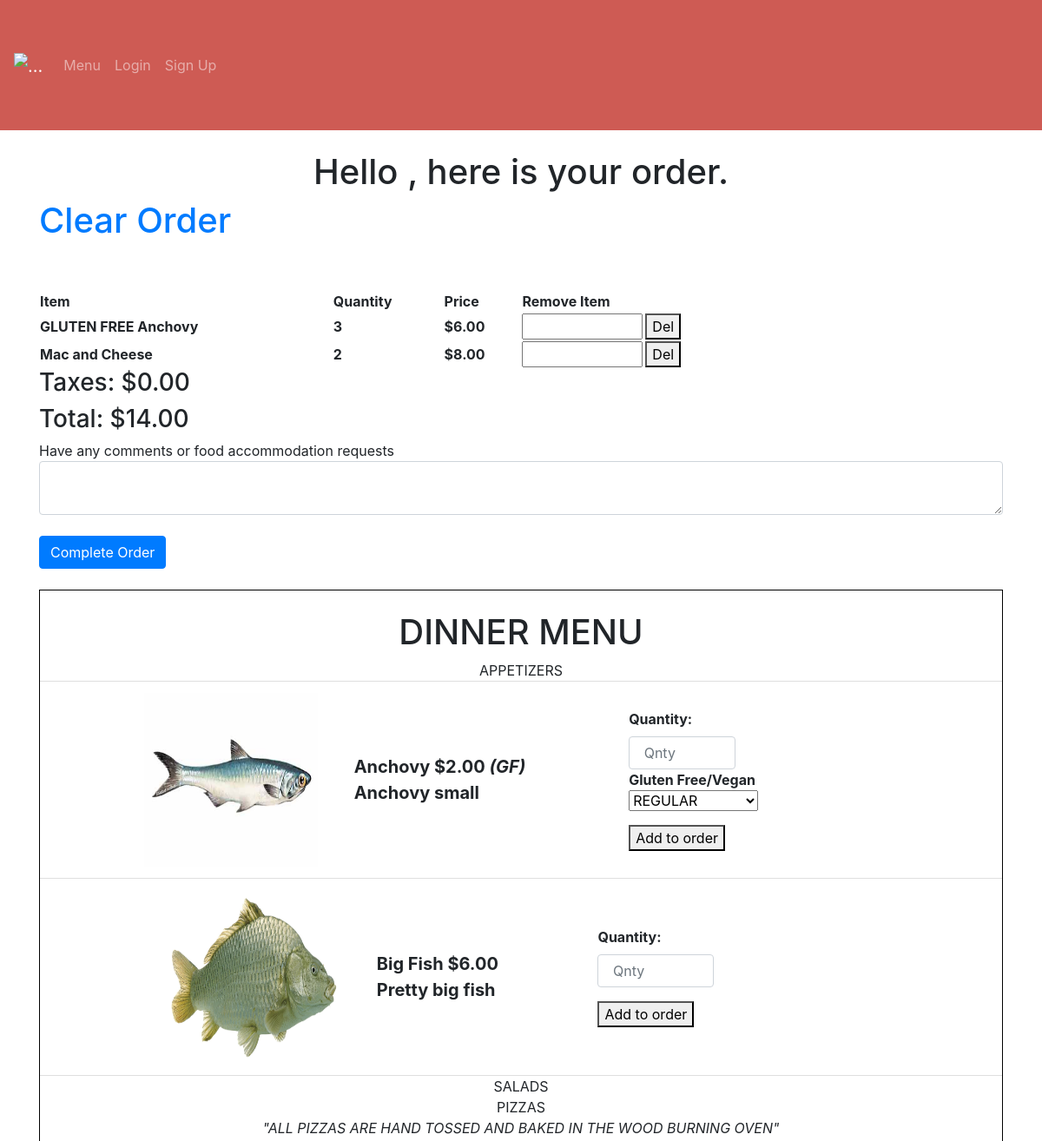
Before: /refresh-order (upper part) with the older database file.
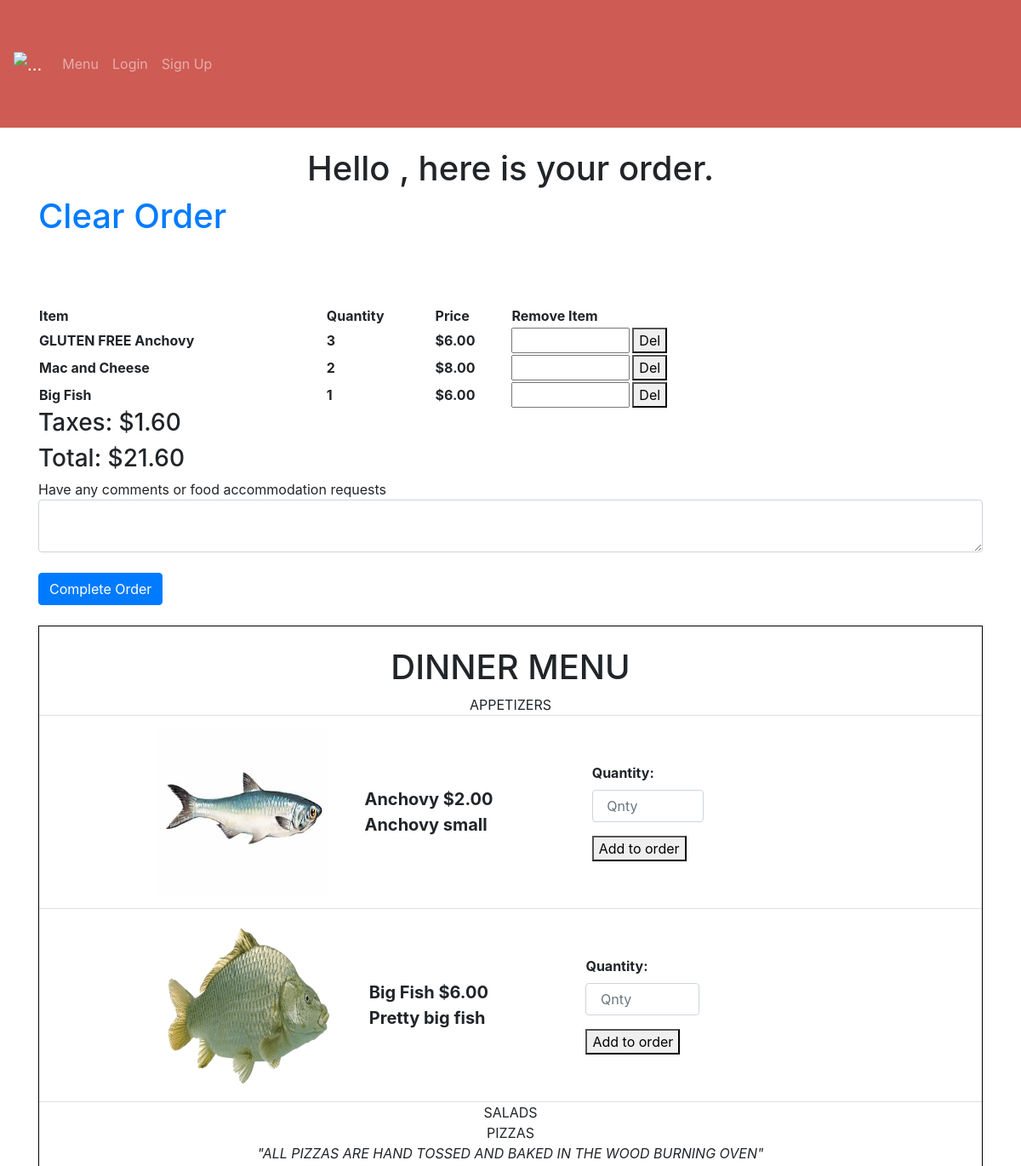
After: the same page with the newer database file.
### avanzareApp/models.py (models this page shows)
class Menu_order(db.Model):
    id = db.Column(db.Integer, primary_key=True)
    name = db.Column(db.String(150))
    price = db.Column(db.String(150))
    description = db.Column(db.String(10000))
    menu_type = db.Column(db.String(150))
    gluten_free = db.Column(db.String(150))
    vegan = db.Column(db.String(150))
    date = db.Column(db.DateTime(timezone=True), default=func.now())
    order_id = db.Column(db.Integer, db.ForeignKey('order.id'))

class Order(db.Model):
    id = db.Column(db.Integer, primary_key=True)
    name = db.Column(db.String(150))
    comment = db.Column(db.String(10000))
    taxes = db.Column(db.Float)
    total = db.Column(db.Float)
    date = db.Column(db.DateTime(timezone=True), default=func.now())
    user_id = db.Column(db.Integer, db.ForeignKey('user.id'))
    is_active = db.Column(db.String(10))
    items = db.relationship('Menu_order')

class Menu(db.Model):
    id = db.Column(db.Integer, primary_key=True)
    name = db.Column(db.String(150), unique=True)
    price = db.Column(db.String(150))
    description = db.Column(db.String(10000))
    menu_type = db.Column(db.String(150))
    gluten_free = db.Column(db.String(150))
    vegan = db.Column(db.String(150))
    date = db.Column(db.DateTime(timezone=True), default=func.now())
    user_id = db.Column(db.Integer, db.ForeignKey('user.id'))

### avanzareApp/views.py (the view, shortened to what this page needs)
@views.route('/refresh-order', methods=['GET', 'POST'])
def refresh_order():
    new_order = db.session.query(Order).order_by(Order.id.desc()).first()
    user = User.query.filter(User.email == 'headChef@gmail.com').first()
    items = Menu.query.filter_by(user_id=user.id).order_by(Menu.name).all()
    return render_template("order.html", items=items, new_order=new_order, user=current_user)

### avanzareApp/templates/order.html (shortened to what this page needs)
{% extends "base.html" %} {% block title %}Home{% endblock %}
{% block content %}
<h1 align="center"> Hello {{ user.first_name }}, here is your order. </h1>
<h1><a id="order" href="/order">Clear Order</a></h1>
{% set lst =  [] %}
<table style="width:100%">
    <tr>
        <th>Item</th>
        <th>Quantity</th>
        <th>Price</th>
        <th>Remove Item</th>
    </tr>
    {% for item in new_order.items %}
        {% set count = namespace(value=0) %}
        {% set print_once = 1 %}
        {% if item.name not in lst %}
            {% for item_count in new_order.items %}
                {% if item.name == item_count.name %}
                    {% set count.value = count.value + 1 %}
                {% endif %}
            {% endfor %}
            {% if print_once == 1 %}
                <tr>
                    <th>{{ item.name }}</th>
                    <th>{{ count.value }}</th>
                    {% set tmp = (item.price | float) %}
                    <th>{{ "${:,.2f}".format(count.value * tmp) }}</th>
                    <th>
                    <form action="/add-to-order/{{ new_order.id }}" method="POST">
                        <input style="width: 25%"
                               type="delete_quantity"
                               id="delete_quantity"
                               name="delete_quantity"/>
                        <button>Del</button>
                    </form>
                    </th>
                </tr>
                <br />
            {% endif %}
            {% set print_once = 1 %}
        {% endif %}
    {% endfor %}
</table>
{% if "${:,.2f}".format(new_order.taxes) == "$-0.00" %}
    <h3>Taxes: $0.00</h3>
{% else %}
    <h3>Taxes: {{ "${:,.2f}".format(new_order.taxes) }}</h3>
{% endif %}
{% if "${:,.2f}".format(new_order.total + new_order.taxes) == "$-0.00" %}
   <h3>Total: $0.00</h3>
{% else %}
    <h3>Total: {{ "${:,.2f}".format(new_order.total + new_order.taxes) }}</h3>
{% endif %}
<form method="POST">
    <div>Have any comments or food accommodation requests</div>
    <textarea name="comment" id="comment" class="form-control"></textarea>
    <br />
    <button type="submit" class="btn btn-primary">Complete Order</button>
</form>
<br />
<div class="blackLine">
    <br />
    <h1 align="center"> DINNER MENU </h1>
    <ul class="list-group list-group-flush" id="items">
        {% set gf = "(GF)" %}
        {% set v = "(V)" %}
        {% set gfv = "(GF and V)" %}
        {% set print_once = 1 %}
        {% for menu in ["APPETIZERS", "SALADS", "PIZZAS", "PASTAS", "ENTREES", "SIDES", "DESSERT MENU", "AFTER DINNER DRINKS", "COCKTAILS", "BOTTLE", "DRAFT"] %}
            {% if print_once == 1 %}
                {% if menu == "DESSERT MENU" %}
                    <h1 align="center"> DESSERTS </h1>
                    {% set print_once = 0 %}
                {% elif menu == "AFTER DINNER DRINKS" %}
                    <h1 align="center"> AFTER DINNER DRINKS </h1>
                    {% set print_once = 0 %}
                {% elif menu == "COCKTAILS" %}
                    <h1 align="center"> COCKTAILS </h1>
                    {% set print_once = 0 %}
                {% elif menu == "BOTTLE" %}
                    <h1 align="center"> BEER </h1>
                    <div align="center">{{ menu }}</div>
                    {% set print_once = 0 %}
                {% else %}
                    <div align="center">{{ menu }}</div>
                    {% if menu == "PIZZAS" %}
                        <p align="center"><i>"ALL PIZZAS ARE HAND TOSSED AND BAKED IN THE WOOD BURNING OVEN"</i></p>
                    {% endif %}
                    {% set print_once = 0 %}
                {% endif %}
            {% endif %}
            {% for item in items %}
                {% if item.menu_type == menu %}
                    <li class="list-group-item">
                        <table style="width:100%">
                            <tr>
                                <th>
                                    {% set tmp = item.name + '.jpg' %}
                                    <div align="right">
                                        <img class="img-responsive" src="{{ url_for('views.send_image', filename=tmp) }}" width="200" height="200">
                                    </div>
                                </th>
                                <th>
                                    <div class="text">
                                        {{ item.name }}
                                        {% set tmp = "$" + (item.price | string) %}
                                        {{ tmp }}
                                        {% if item.gluten_free == "GLUTEN FREE" %}
                                            <i>{{ gf }}</i>
                                        {% endif %}
                                        <br />
                                        {{ item.description }}
                                        <br />
                                    </div>
                                </th>
                                <th>
                                    <form action="/add-to-order/{{ new_order.id }}" method="POST">
                                        <div class="form-group">
                                            <label for="quantity">Quantity: </label>
                                            <input  style="width: 30%"
                                                    type="quantity"
                                                    class="form-control"
                                                    id="quantity"
                                                    name="quantity"
                                                    placeholder=" Qnty"
                                            />
                                            {% if (item.gluten_free == "GLUTEN FREE") or (item.vegan == "VEGAN") %}
                                                <div>Gluten Free/Vegan</div>
                                                    <select class="selectpicker" type="dish_accommodation" id="dish_accommodation" name="dish_accommodation">
                                                        <optgroup label="CHOOSE ONE" >
                                                            <option>REGULAR</option>
                                                        </optgroup>
                                                    </select>
                                            {% endif %}
                                        </div>
                                        <button>Add to order</button>
                                    </form>
                                </th>
                            </tr>
                        </table>
                    </li>
                {% endif %}
            {% endfor %}
            {% set print_once = 1 %}
        {% endfor %}
    </ul>
    <br />
</div>
<br />
<br />
{% include "footer.html" %}
{% endblock %}

### avanzareApp/templates/base.html (shortened to what this page needs)
<!DOCTYPE html>
<html lang="en">
<head>
    <link
      rel="stylesheet"
      href="https://stackpath.bootstrapcdn.com/bootstrap/4.4.1/css/bootstrap.min.css"
    />
    <link
      rel="stylesheet"
      href="https://stackpath.bootstrapcdn.com/font-awesome/4.7.0/css/font-awesome.min.css"
    />
    <link rel="stylesheet" href="style.css">
</head>
<body>
    <nav class="navbar navbar-expand-lg navbar-dark">
        <a class="navbar-brand" href="#" align="center">
            <img src="https://scontent-ort2-1.xx.fbcdn.net/v/t39.30808-6/305351972_506911318104588_5349177257008154172_n.jpg?_nc_cat=102&ccb=1-7&_nc_sid=09cbfe&_nc_ohc=TMH18Lg-NkcAX_uUgfP&_nc_ht=scontent-ort2-1.xx&oh=00_AfB37BpFxG2Np-d_dQ3aKFYDJF_Lk9r4_2jDBgBOo4qv8w&oe=637046EB" alt="..." height="100">
        </a>
        <div class="collapse navbar-collapse" id="navbar">
            <div class="navbar-nav">
                {% if user.is_authenticated %}
                    {% if user.email == "headChef@gmail.com" %}
                        <a class="nav-item nav-link" id="edit_menu" href="/add-menu-item">Edit Menu</a>
                        <a class="nav-item nav-link" id="view_orders" href="/view-orders">View Orders</a>
                        <a class="nav-item nav-link" id="create_news" href="/create-news">Create News</a>
                    {% endif %}
                    <a class="nav-item nav-link" id="user_home" href="/user_home">User Home</a>
                    <a class="nav-item nav-link" id="order" href="/order">Order</a>
                    <a class="nav-item nav-link" id="logout" href="/logout">Logout</a>
                {% else %}
                    <a class="nav-item nav-link" id="menu" href="/start_page">Menu</a>
                    <a class="nav-item nav-link" id="login" href="/login">Login</a>
                    <a class="nav-item nav-link" id="signup" href="/sign-up">Sign Up</a>
                {% endif %}
            </div>
        </div>
    </nav>
    <br />
    <div class="container">
    {% block content %}
    {% endblock %}
    </div>
</body>
</html>

### avanzareApp/templates/footer.html (shortened to what this page needs)
<!DOCTYPE html>
<html lang="en">
<head>
</head>
<body>
</body>
</html>

### avanzareApp/templates/base.html (style rules this page uses)
.navbar-dark { background:#CE5B54; }
.blackLine { border:1px solid black; }
.text { font-size: 20px; padding-left: 40px; }
nav { height:150px; }

Changed rows visible on the page:
no longer on this page (row edited): Order: taxes "$0.00", new_order.total+new_order.taxes "$14.00"
added Menu_order: name "Big Fish", value "1", value "$6.00"
added Order: taxes "$1.60", new_order.total+new_order.taxes "$21.60"
changed Menu "Anchovy": gluten_free "GLUTEN FREE" → "NO" (drawn)
Other visible differences:
list line gone: "(GF) Gluten Free/Vegan REGULAR"
